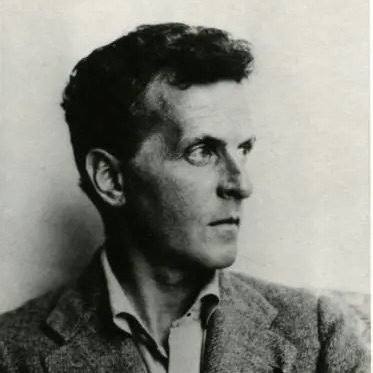
#> input picture witt.jpeg, 373 x 373 px
$ python reference_image_to_png.py ../witt.jpeg out.png '../ASCII Art 60x30.png'
#> lines starting #> are read from the running program, lines starting #| are printed output that depends on the picture
#!/usr/bin/env python3

from __future__ import annotations

import sys
from pathlib import Path

from PIL import Image, ImageEnhance, ImageOps


def tint_for_mode(mode: str) -> tuple[int, int, int, int]:
    mapping = {
        "coast": (112, 164, 196, 18),
        "forest": (90, 132, 88, 22),
        "lake": (94, 142, 182, 20),
        "mountain": (120, 128, 150, 16),
        "meadow": (182, 164, 102, 16),
    }
    return mapping.get(mode, (128, 128, 128, 0))


def main() -> int:
    if len(sys.argv) < 4:
        print("usage: reference_image_to_png.py <input> <output> <mode>", file=sys.stderr)
        return 2

    input_path = Path(sys.argv[1])
    output_path = Path(sys.argv[2])
    mode = sys.argv[3]

    image = Image.open(input_path).convert("RGB")
#> image is the input picture: PIL image 373x373 RGB; mean R, G, B 132.1, 133.5, 125.6
    image = ImageOps.fit(image, (512, 512), method=Image.Resampling.LANCZOS, centering=(0.5, 0.45))
#> image: PIL image 512x512 RGB
    image = ImageOps.autocontrast(image, cutoff=1)
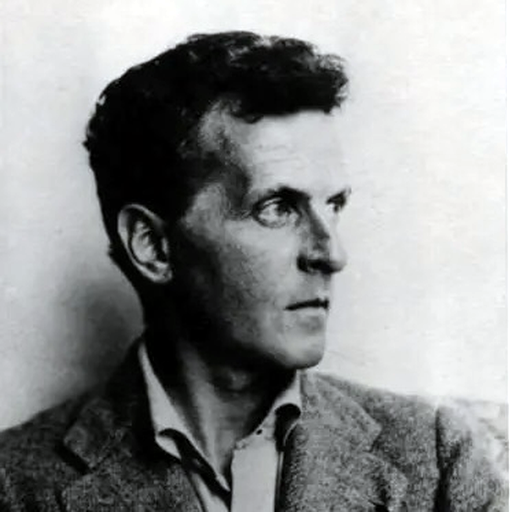
#> image: PIL image 512x512 RGB; mean R, G, B 140.8, 142.7, 142.5
    image = ImageEnhance.Contrast(image).enhance(1.06)
    image = ImageEnhance.Color(image).enhance(1.08)
    image = ImageEnhance.Sharpness(image).enhance(1.04)

    r, g, b, alpha = tint_for_mode(mode)
    if alpha > 0:
        overlay = Image.new("RGBA", image.size, (r, g, b, alpha))
        image = Image.alpha_composite(image.convert("RGBA"), overlay).convert("RGB")

    output_path.parent.mkdir(parents=True, exist_ok=True)
    image.save(output_path, format="PNG", optimize=True)
    return 0


if __name__ == "__main__":
    raise SystemExit(main())
#> (the program exits here)
